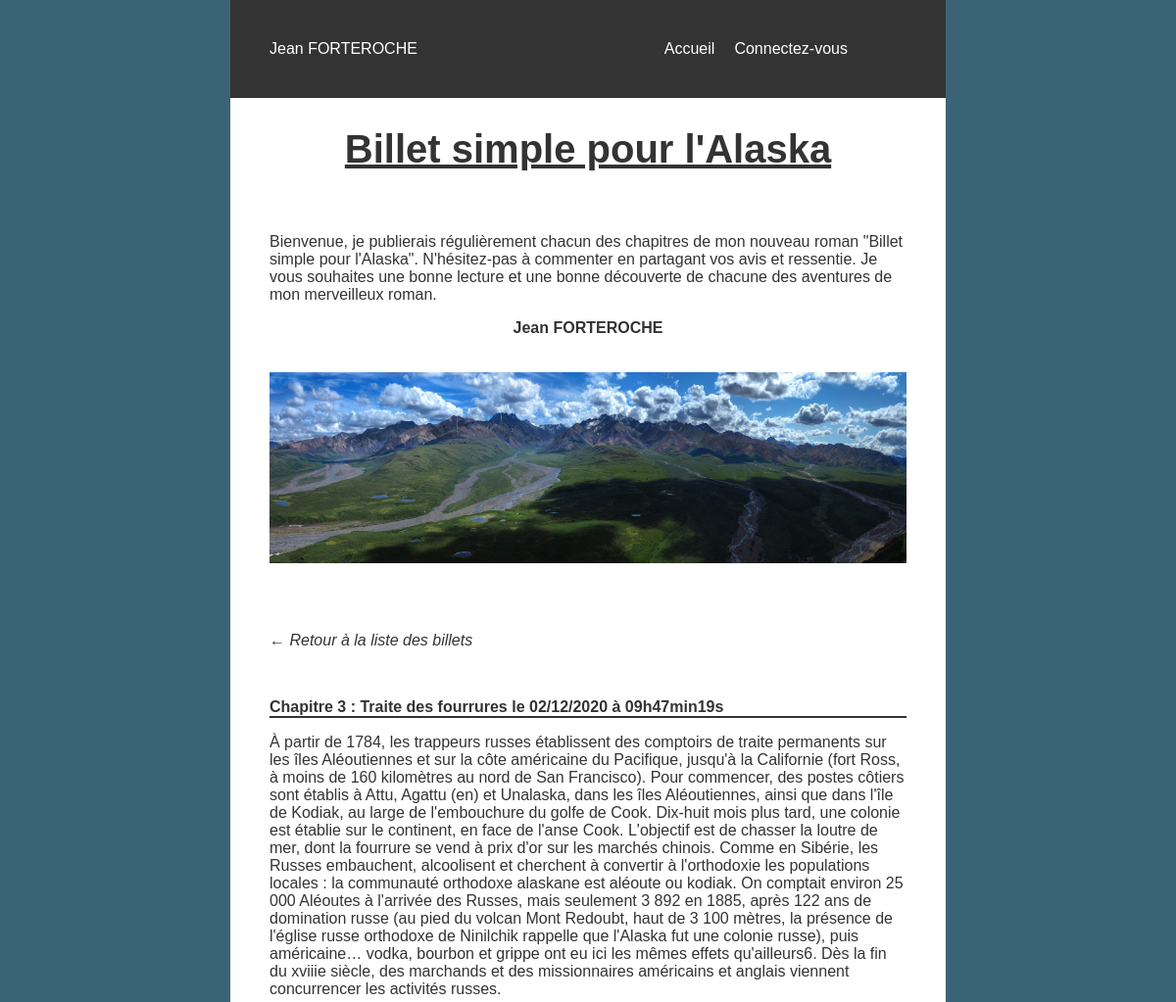
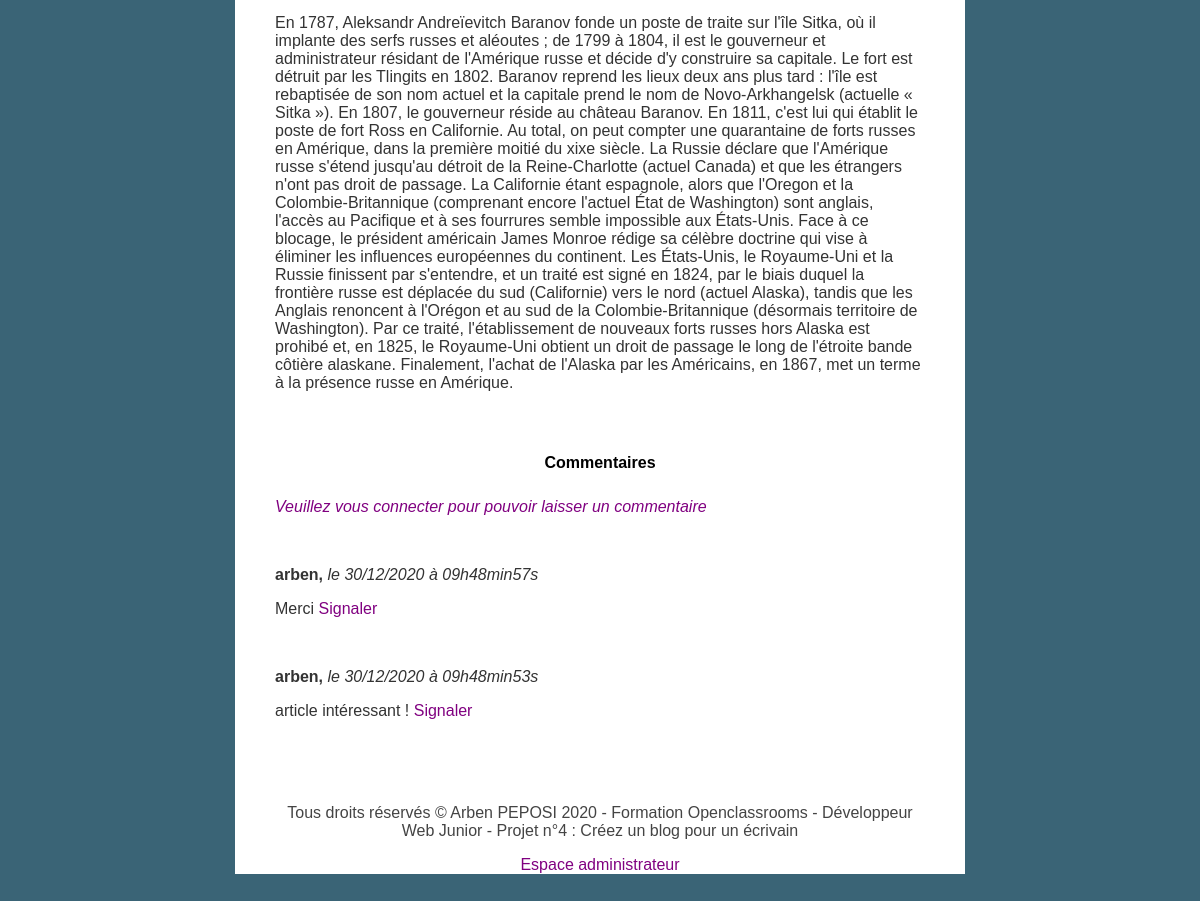
The app's page /index.php?action=post&id=176 with its own data (2 pictures, top to bottom).
### tables this page shows
CREATE TABLE `post` (
  `id` int(11) NOT NULL AUTO_INCREMENT,
  `title` text NOT NULL,
  `content` text NOT NULL,
  `creation_date` datetime NOT NULL,
  PRIMARY KEY (`id`)
);

CREATE TABLE IF NOT EXISTS `comment` (
  `id` int(11) NOT NULL AUTO_INCREMENT,
  `post_id` int(11) NOT NULL,
  `author` varchar(255) NOT NULL,
  `comment` text NOT NULL,
  `comment_date` datetime NOT NULL,
  `report` tinyint(1) DEFAULT '0',
  PRIMARY KEY (`id`)
);

### Controller/ControllerCRUD.php (called while the page is built, shortened)
<?php
require_once('Model/PostManager.php');
require_once('Model/CommentManager.php');
function read($id)
{
    $postId = new Post();
    $postId->setId($id);
    $postManager = new PostManager();
    $post = $postManager->getPost($postId);
    $commentManager = new CommentManager();
    $comment = $commentManager->getComment($_GET['id']);
    require('View/frontend/PostView.php');
}

### model/PostManager.php (called while the page is built, shortened)
<?php
require_once('Entity/Post.php');
class PostManager
{
    public function getPost($id)
    {
        $connexion = new Manager();
        $db = $connexion->dbConnect();
        $req = $db->prepare('SELECT id, title, content, DATE_FORMAT(creation_date, \'%d/%m/%Y à %Hh%imin%ss\') AS creation_date_fr FROM post WHERE id = :id');
        $req->execute(array(
            "id" => $id->getId()
        ));
        $req->setFetchMode(\PDO::FETCH_CLASS, Post::class);
        $post = $req->fetch();
        return $post;
    }
}

### model/Entity/Post.php (called while the page is built, shortened)
<?php
class Post {
    private $_id;
    public function getId() {
        return $this->_id;
    }
    public function setId($id) {
        $this->_id = $id;
    }
}

### model/CommentManager.php (called while the page is built, shortened)
<?php
class CommentManager {
    public function getComment($postId)
    {
        $connexion = new Manager();
        $db = $connexion->dbConnect();
        $req = $db->prepare('SELECT id, author, comment, report, DATE_FORMAT(comment_date, \'%d/%m/%Y à %Hh%imin%ss\') AS comment_date_fr FROM comment WHERE post_id = ? ORDER BY comment_date DESC');
        $req->setFetchMode(\PDO::FETCH_CLASS, Comment::class);
        $req->execute(array($postId));
        $comment = $req->fetchAll();
        return $comment;
    }
}

### view/frontend/postView.php (the view, shortened to what this page needs)
<?php include('templates/Header.php');?>
<div class="bloc-page">
    <?php include('templates/Intro.php');?>
    <section class="posts">
        <article>
            <p class="return_post"><a href="index.php">&#x2190; Retour à la liste des billets</a></p>
            <br>
            <p class="title"><?= htmlspecialchars_decode(substr($post->title,0,200))?><span> le <?= $post->creation_date_fr ?></span></p>
            <p class="element"><span><?= nl2br(htmlspecialchars_decode($post->content)) ?></span></p>
            <br><br>
            <h2>Commentaires</h2>
                <form action="index.php?action=addComment&amp;id=<?= $post->id ?>" method="post">
                <?php
                if(isset($_SESSION['username'])) {
                    ?> <p><span class="user"><?php print $_SESSION['username'];?></span></p>
                <p>
                <textarea id="comment" name="comment"  rows="4" cols="150" placeholder="Veuillez saisir votre commentaire içi..."> </textarea> <br>
                    <input type="submit" id="submit" name="submit" value="Envoyer"><br>
                </p>
                <?php } else {
                    ?><p><a class="com_if_connect" href="index.php?action=connexion">Veuillez vous connecter pour pouvoir laisser un commentaire </a></p>
                    <?php
                }
                ?>
                </form>
                <br>
                <?php foreach($comment as $data) :  ?>
                <p><strong> <?= htmlspecialchars_decode($data->author) ?>, </strong> <span class="date">le  <?= $data->comment_date_fr?></span></p>
                <p>
                <?php if($data->report == 1) {
                    ?>
                    <p><?= nl2br(htmlspecialchars_decode($data->comment)) ?> <span class="report">(commentaire signalé)</span></p>
                <?php } else {  ?>
                    <p><?= nl2br(htmlspecialchars_decode($data->comment)) ?> <a href="index.php?action=report&amp;id=<?= $data->id ?>"> Signaler</a></p>
                <?php } ?>
                <br>
                <?php
                    endforeach;
                ?>
        </article>
    </section>
    <?php include('templates/Footer.php'); ?>
    <p class="admin"><a href="index.php?action=connexionAdmin">Espace administrateur</a></p>
</div>
 <?php require('templates/Html.php'); ?>

### Public/css/style.css (style rules this page uses)
body { margin: 0; padding: 0; box-sizing: border-box; background: #3A6476; }
* { font-family: sans-serif; font-size: 1em; list-style: none; text-decoration: none; }
a { color: purple; }
p, h1, .return_post a, .writer { color: #333; }
.return_post a, a.com_if_connect, .date { font-style: italic; }
.admin { color: purple; }
article a { color: purple; text-decoration: none; }
nav, .bloc-page { width: 1200px; padding: 0 40px 0 40px; }
.bloc-page { margin: 100px auto 50px auto; height: auto; background: #FFF; }
.title { text-align: left; font-weight: bold; border-bottom: 2px solid #333; }
.description, .posts { text-align: left; }
h2, .connexion p, .inscription p { margin: 0; text-align: center; padding: 10px; }
p.admin { text-align:center; }

### Public/css/responsive.css (style rules this page uses)
@media all and (max-width: 1200px) { nav, .bloc-page { width: 900px; } }
@media all and (max-device-width:992px) { nav, .bloc-page { width: 650px; } }

### records on screen
post: title "Chapitre 3 : Traite des fourrures", content "À partir de 1784, les trappeurs russes établissent des comptoirs de traite permanents sur les îles Aléoutiennes et sur la côte américaine du Pacifique, jusqu'à la Californie (fort Ross, à moins de 160 kilomètres au nord de San Francisco). Pour commencer, des postes côtiers sont établis à Attu, Agattu (en) et Unalaska, dans les îles Aléoutiennes, ainsi que dans l'île de Kodiak, au large de l'embouchure du golfe de Cook. Dix-huit mois plus tard, une colonie est établie sur le continent, en face de l'anse Cook. L'objectif est de chasser la loutre de mer, dont la fourrure se vend à prix d'or sur les marchés chinois. Comme en Sibérie, les Russes embauchent, alcoolisent et cherchent à convertir à…"
comment: author "arben", comment_date_fr "30/12/2020 à 09h48min57s", comment "Merci"
comment: author "arben", comment_date_fr "30/12/2020 à 09h48min53s", comment "article intéressant !"

### other values on screen
$post->creation_date_fr "02/12/2020 à 09h47min19s"
